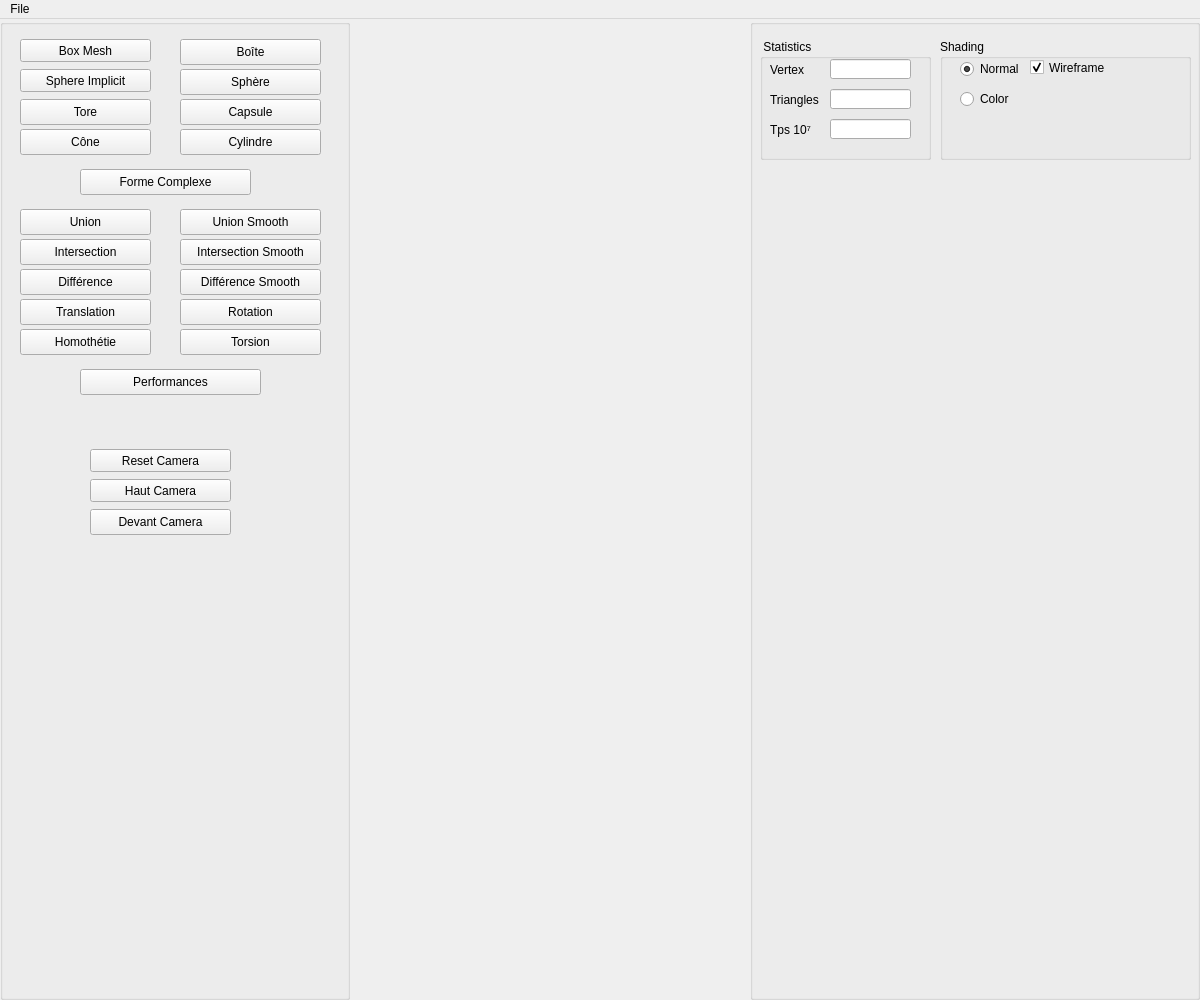
<?xml version="1.0" encoding="UTF-8"?>
<ui version="4.0">
 <class>Assets</class>
 <widget class="QMainWindow" name="Assets">
  <property name="geometry">
   <rect>
    <x>0</x>
    <y>0</y>
    <width>1200</width>
    <height>1000</height>
   </rect>
  </property>
  <property name="minimumSize">
   <size>
    <width>420</width>
    <height>300</height>
   </size>
  </property>
  <property name="windowTitle">
   <string>Implicit Terrain</string>
  </property>
  <widget class="QWidget" name="centralwidget">
   <layout class="QHBoxLayout">
    <property name="spacing">
     <number>0</number>
    </property>
    <property name="leftMargin">
     <number>0</number>
    </property>
    <property name="topMargin">
     <number>0</number>
    </property>
    <property name="rightMargin">
     <number>0</number>
    </property>
    <property name="bottomMargin">
     <number>0</number>
    </property>
    <item>
     <widget class="QGroupBox" name="Objects_groupBox">
      <property name="enabled">
       <bool>true</bool>
      </property>
      <property name="sizePolicy">
       <sizepolicy hsizetype="Fixed" vsizetype="Minimum">
        <horstretch>0</horstretch>
        <verstretch>0</verstretch>
       </sizepolicy>
      </property>
      <property name="minimumSize">
       <size>
        <width>350</width>
        <height>250</height>
       </size>
      </property>
      <property name="title">
       <string/>
      </property>
      <widget class="QPushButton" name="boxMesh">
       <property name="geometry">
        <rect>
         <x>20</x>
         <y>20</y>
         <width>131</width>
         <height>23</height>
        </rect>
       </property>
       <property name="toolTip">
        <string>&lt;!DOCTYPE HTML PUBLIC &quot;-//W3C//DTD HTML 4.0//EN&quot; &quot;http://www.w3.org/TR/REC-html40/strict.dtd&quot;&gt;
&lt;html&gt;&lt;head&gt;&lt;meta name=&quot;qrichtext&quot; content=&quot;1&quot; /&gt;&lt;style type=&quot;text/css&quot;&gt;
p, li { white-space: pre-wrap; }
&lt;/style&gt;&lt;/head&gt;&lt;body style=&quot; font-family:'MS Shell Dlg 2'; font-size:8pt; font-weight:400; font-style:normal;&quot;&gt;
&lt;p style=&quot; margin-top:0px; margin-bottom:0px; margin-left:0px; margin-right:0px; -qt-block-indent:0; text-indent:0px;&quot;&gt;&lt;span style=&quot; color:#5500ff;&quot;&gt;Callback #01&lt;/span&gt;&lt;/p&gt;
&lt;p style=&quot; margin-top:0px; margin-bottom:0px; margin-left:0px; margin-right:0px; -qt-block-indent:0; text-indent:0px;&quot;&gt;&lt;span style=&quot; font-style:italic; color:#aa00ff;&quot;&gt;Create Eurographics 1996 Bear&lt;/span&gt;&lt;/p&gt;&lt;/body&gt;&lt;/html&gt;</string>
       </property>
       <property name="text">
        <string>Box Mesh</string>
       </property>
       <property name="checkable">
        <bool>false</bool>
       </property>
      </widget>
      <widget class="QPushButton" name="resetcameraButton">
       <property name="geometry">
        <rect>
         <x>90</x>
         <y>430</y>
         <width>141</width>
         <height>23</height>
        </rect>
       </property>
       <property name="toolTip">
        <string>&lt;html&gt;&lt;head/&gt;&lt;body&gt;&lt;p&gt;&lt;span style=&quot; color:#5500ff;&quot;&gt;Callback #03&lt;/span&gt;&lt;/p&gt;&lt;p&gt;&lt;span style=&quot; font-style:italic; color:#aa00ff;&quot;&gt;Create Eurographics 1996 Bird&lt;/span&gt;&lt;/p&gt;&lt;/body&gt;&lt;/html&gt;</string>
       </property>
       <property name="text">
        <string>Reset Camera</string>
       </property>
       <property name="checkable">
        <bool>true</bool>
       </property>
       <property name="autoDefault">
        <bool>false</bool>
       </property>
       <property name="default">
        <bool>false</bool>
       </property>
       <property name="flat">
        <bool>false</bool>
       </property>
      </widget>
      <widget class="QPushButton" name="sphereImplicitEx">
       <property name="geometry">
        <rect>
         <x>20</x>
         <y>50</y>
         <width>131</width>
         <height>23</height>
        </rect>
       </property>
       <property name="toolTip">
        <string>&lt;!DOCTYPE HTML PUBLIC &quot;-//W3C//DTD HTML 4.0//EN&quot; &quot;http://www.w3.org/TR/REC-html40/strict.dtd&quot;&gt;
&lt;html&gt;&lt;head&gt;&lt;meta name=&quot;qrichtext&quot; content=&quot;1&quot; /&gt;&lt;style type=&quot;text/css&quot;&gt;
p, li { white-space: pre-wrap; }
&lt;/style&gt;&lt;/head&gt;&lt;body style=&quot; font-family:'MS Shell Dlg 2'; font-size:8pt; font-weight:400; font-style:normal;&quot;&gt;
&lt;p style=&quot; margin-top:0px; margin-bottom:0px; margin-left:0px; margin-right:0px; -qt-block-indent:0; text-indent:0px;&quot;&gt;&lt;span style=&quot; color:#5500ff;&quot;&gt;Callback #01&lt;/span&gt;&lt;/p&gt;
&lt;p style=&quot; margin-top:0px; margin-bottom:0px; margin-left:0px; margin-right:0px; -qt-block-indent:0; text-indent:0px;&quot;&gt;&lt;span style=&quot; font-style:italic; color:#aa00ff;&quot;&gt;Create Eurographics 1996 Bear&lt;/span&gt;&lt;/p&gt;&lt;/body&gt;&lt;/html&gt;</string>
       </property>
       <property name="text">
        <string>Sphere Implicit</string>
       </property>
       <property name="checkable">
        <bool>false</bool>
       </property>
      </widget>
      <widget class="QPushButton" name="sphereImplicit">
       <property name="geometry">
        <rect>
         <x>180</x>
         <y>50</y>
         <width>141</width>
         <height>26</height>
        </rect>
       </property>
       <property name="text">
        <string>Sphère</string>
       </property>
      </widget>
      <widget class="QPushButton" name="torusImplicit">
       <property name="geometry">
        <rect>
         <x>20</x>
         <y>80</y>
         <width>131</width>
         <height>26</height>
        </rect>
       </property>
       <property name="text">
        <string>Tore</string>
       </property>
      </widget>
      <widget class="QPushButton" name="unionImplicit">
       <property name="geometry">
        <rect>
         <x>20</x>
         <y>190</y>
         <width>131</width>
         <height>26</height>
        </rect>
       </property>
       <property name="text">
        <string>Union</string>
       </property>
      </widget>
      <widget class="QPushButton" name="intersectionImplicit">
       <property name="geometry">
        <rect>
         <x>20</x>
         <y>220</y>
         <width>131</width>
         <height>26</height>
        </rect>
       </property>
       <property name="text">
        <string>Intersection</string>
       </property>
      </widget>
      <widget class="QPushButton" name="differenceImplicit">
       <property name="geometry">
        <rect>
         <x>20</x>
         <y>250</y>
         <width>131</width>
         <height>26</height>
        </rect>
       </property>
       <property name="text">
        <string>Différence</string>
       </property>
      </widget>
      <widget class="QPushButton" name="capsuleImplicit">
       <property name="geometry">
        <rect>
         <x>180</x>
         <y>80</y>
         <width>141</width>
         <height>26</height>
        </rect>
       </property>
       <property name="text">
        <string>Capsule</string>
       </property>
      </widget>
      <widget class="QPushButton" name="coneImplicit">
       <property name="geometry">
        <rect>
         <x>20</x>
         <y>110</y>
         <width>131</width>
         <height>26</height>
        </rect>
       </property>
       <property name="text">
        <string>Cône</string>
       </property>
      </widget>
      <widget class="QPushButton" name="unionImplicit_2">
       <property name="geometry">
        <rect>
         <x>180</x>
         <y>190</y>
         <width>141</width>
         <height>26</height>
        </rect>
       </property>
       <property name="text">
        <string>Union Smooth</string>
       </property>
      </widget>
      <widget class="QPushButton" name="intersectionImplicit_2">
       <property name="geometry">
        <rect>
         <x>180</x>
         <y>220</y>
         <width>141</width>
         <height>26</height>
        </rect>
       </property>
       <property name="text">
        <string>Intersection Smooth</string>
       </property>
      </widget>
      <widget class="QPushButton" name="differenceImplicit_2">
       <property name="geometry">
        <rect>
         <x>180</x>
         <y>250</y>
         <width>141</width>
         <height>26</height>
        </rect>
       </property>
       <property name="text">
        <string>Différence Smooth</string>
       </property>
      </widget>
      <widget class="QPushButton" name="translation">
       <property name="geometry">
        <rect>
         <x>20</x>
         <y>280</y>
         <width>131</width>
         <height>26</height>
        </rect>
       </property>
       <property name="text">
        <string>Translation</string>
       </property>
      </widget>
      <widget class="QPushButton" name="rotation">
       <property name="geometry">
        <rect>
         <x>180</x>
         <y>280</y>
         <width>141</width>
         <height>26</height>
        </rect>
       </property>
       <property name="text">
        <string>Rotation</string>
       </property>
      </widget>
      <widget class="QPushButton" name="scale">
       <property name="geometry">
        <rect>
         <x>20</x>
         <y>310</y>
         <width>131</width>
         <height>26</height>
        </rect>
       </property>
       <property name="text">
        <string>Homothétie</string>
       </property>
      </widget>
      <widget class="QPushButton" name="boxImplicit">
       <property name="geometry">
        <rect>
         <x>180</x>
         <y>20</y>
         <width>141</width>
         <height>26</height>
        </rect>
       </property>
       <property name="text">
        <string>Boîte</string>
       </property>
      </widget>
      <widget class="QPushButton" name="complexImplicit">
       <property name="geometry">
        <rect>
         <x>80</x>
         <y>150</y>
         <width>171</width>
         <height>26</height>
        </rect>
       </property>
       <property name="text">
        <string>Forme Complexe</string>
       </property>
      </widget>
      <widget class="QPushButton" name="upCamera">
       <property name="geometry">
        <rect>
         <x>90</x>
         <y>460</y>
         <width>141</width>
         <height>23</height>
        </rect>
       </property>
       <property name="toolTip">
        <string>&lt;html&gt;&lt;head/&gt;&lt;body&gt;&lt;p&gt;&lt;span style=&quot; color:#5500ff;&quot;&gt;Callback #03&lt;/span&gt;&lt;/p&gt;&lt;p&gt;&lt;span style=&quot; font-style:italic; color:#aa00ff;&quot;&gt;Create Eurographics 1996 Bird&lt;/span&gt;&lt;/p&gt;&lt;/body&gt;&lt;/html&gt;</string>
       </property>
       <property name="text">
        <string>Haut Camera</string>
       </property>
       <property name="checkable">
        <bool>true</bool>
       </property>
       <property name="autoDefault">
        <bool>false</bool>
       </property>
       <property name="default">
        <bool>false</bool>
       </property>
       <property name="flat">
        <bool>false</bool>
       </property>
      </widget>
      <widget class="QPushButton" name="cylinderImplicit">
       <property name="geometry">
        <rect>
         <x>180</x>
         <y>110</y>
         <width>141</width>
         <height>26</height>
        </rect>
       </property>
       <property name="text">
        <string>Cylindre</string>
       </property>
      </widget>
      <widget class="QPushButton" name="front">
       <property name="geometry">
        <rect>
         <x>90</x>
         <y>490</y>
         <width>141</width>
         <height>26</height>
        </rect>
       </property>
       <property name="text">
        <string>Devant Camera</string>
       </property>
      </widget>
      <widget class="QPushButton" name="twistImplicit">
       <property name="geometry">
        <rect>
         <x>180</x>
         <y>310</y>
         <width>141</width>
         <height>26</height>
        </rect>
       </property>
       <property name="text">
        <string>Torsion</string>
       </property>
      </widget>
      <widget class="QPushButton" name="performances">
       <property name="geometry">
        <rect>
         <x>80</x>
         <y>350</y>
         <width>181</width>
         <height>26</height>
        </rect>
       </property>
       <property name="text">
        <string>Performances</string>
       </property>
      </widget>
     </widget>
    </item>
    <item>
     <widget class="QWidget" name="widget_GL" native="true"/>
    </item>
    <item>
     <widget class="QGroupBox" name="Parameters_groupBox">
      <property name="sizePolicy">
       <sizepolicy hsizetype="Maximum" vsizetype="Minimum">
        <horstretch>0</horstretch>
        <verstretch>0</verstretch>
       </sizepolicy>
      </property>
      <property name="minimumSize">
       <size>
        <width>450</width>
        <height>141</height>
       </size>
      </property>
      <property name="title">
       <string/>
      </property>
      <widget class="QGroupBox" name="groupBox_4">
       <property name="geometry">
        <rect>
         <x>10</x>
         <y>20</y>
         <width>171</width>
         <height>121</height>
        </rect>
       </property>
       <property name="title">
        <string> Statistics</string>
       </property>
       <widget class="QLabel" name="label_2">
        <property name="geometry">
         <rect>
          <x>10</x>
          <y>20</y>
          <width>61</width>
          <height>21</height>
         </rect>
        </property>
        <property name="text">
         <string>Vertex</string>
        </property>
       </widget>
       <widget class="QLineEdit" name="lineEdit_2">
        <property name="geometry">
         <rect>
          <x>70</x>
          <y>50</y>
          <width>81</width>
          <height>20</height>
         </rect>
        </property>
        <property name="alignment">
         <set>Qt::AlignmentFlag::AlignRight|Qt::AlignmentFlag::AlignTrailing|Qt::AlignmentFlag::AlignVCenter</set>
        </property>
       </widget>
       <widget class="QLabel" name="label_3">
        <property name="geometry">
         <rect>
          <x>10</x>
          <y>50</y>
          <width>61</width>
          <height>21</height>
         </rect>
        </property>
        <property name="text">
         <string>Triangles</string>
        </property>
       </widget>
       <widget class="QLineEdit" name="lineEdit">
        <property name="geometry">
         <rect>
          <x>70</x>
          <y>20</y>
          <width>81</width>
          <height>20</height>
         </rect>
        </property>
        <property name="text">
         <string/>
        </property>
        <property name="alignment">
         <set>Qt::AlignmentFlag::AlignRight|Qt::AlignmentFlag::AlignTrailing|Qt::AlignmentFlag::AlignVCenter</set>
        </property>
       </widget>
       <widget class="QLabel" name="label_4">
        <property name="geometry">
         <rect>
          <x>10</x>
          <y>80</y>
          <width>61</width>
          <height>21</height>
         </rect>
        </property>
        <property name="text">
         <string>Tps 10⁷</string>
        </property>
       </widget>
       <widget class="QLineEdit" name="lineEdit_3">
        <property name="geometry">
         <rect>
          <x>70</x>
          <y>80</y>
          <width>81</width>
          <height>20</height>
         </rect>
        </property>
        <property name="alignment">
         <set>Qt::AlignmentFlag::AlignRight|Qt::AlignmentFlag::AlignTrailing|Qt::AlignmentFlag::AlignVCenter</set>
        </property>
       </widget>
      </widget>
      <widget class="QGroupBox" name="groupBox_13">
       <property name="geometry">
        <rect>
         <x>190</x>
         <y>20</y>
         <width>251</width>
         <height>121</height>
        </rect>
       </property>
       <property name="title">
        <string>Shading</string>
       </property>
       <widget class="QRadioButton" name="radioShadingButton_1">
        <property name="geometry">
         <rect>
          <x>20</x>
          <y>20</y>
          <width>61</width>
          <height>20</height>
         </rect>
        </property>
        <property name="text">
         <string>Normal</string>
        </property>
        <property name="checked">
         <bool>true</bool>
        </property>
       </widget>
       <widget class="QCheckBox" name="wireframe">
        <property name="geometry">
         <rect>
          <x>90</x>
          <y>20</y>
          <width>81</width>
          <height>17</height>
         </rect>
        </property>
        <property name="text">
         <string>Wireframe</string>
        </property>
        <property name="checked">
         <bool>true</bool>
        </property>
       </widget>
       <widget class="QRadioButton" name="radioShadingButton_2">
        <property name="geometry">
         <rect>
          <x>20</x>
          <y>50</y>
          <width>61</width>
          <height>20</height>
         </rect>
        </property>
        <property name="text">
         <string>Color</string>
        </property>
        <property name="checked">
         <bool>false</bool>
        </property>
       </widget>
      </widget>
     </widget>
    </item>
   </layout>
  </widget>
  <widget class="QMenuBar" name="menubar">
   <property name="geometry">
    <rect>
     <x>0</x>
     <y>0</y>
     <width>1200</width>
     <height>23</height>
    </rect>
   </property>
   <widget class="QMenu" name="menuFile">
    <property name="title">
     <string>File</string>
    </property>
   </widget>
   <addaction name="menuFile"/>
  </widget>
  <action name="actionExit">
   <property name="text">
    <string>Exit</string>
   </property>
   <property name="shortcut">
    <string>Esc</string>
   </property>
  </action>
  <action name="actionNew_Scene">
   <property name="text">
    <string>New Scene</string>
   </property>
  </action>
  <action name="actionExport_obj">
   <property name="text">
    <string>OBJ File (.obj)</string>
   </property>
  </action>
  <action name="actionExport_ma">
   <property name="text">
    <string>Maya File (.ma)</string>
   </property>
  </action>
  <action name="actionLoad_ma">
   <property name="text">
    <string>Load</string>
   </property>
  </action>
  <action name="actionGL">
   <property name="text">
    <string>GL</string>
   </property>
  </action>
  <action name="actionVectorized">
   <property name="text">
    <string>Vectorized</string>
   </property>
  </action>
  <action name="actionExport_svg">
   <property name="text">
    <string>SVG File (.svg)</string>
   </property>
  </action>
  <action name="actionSphere_Tracing_png">
   <property name="text">
    <string>Sphere Tracing (.png)</string>
   </property>
  </action>
 </widget>
 <resources/>
 <connections/>
</ui>
